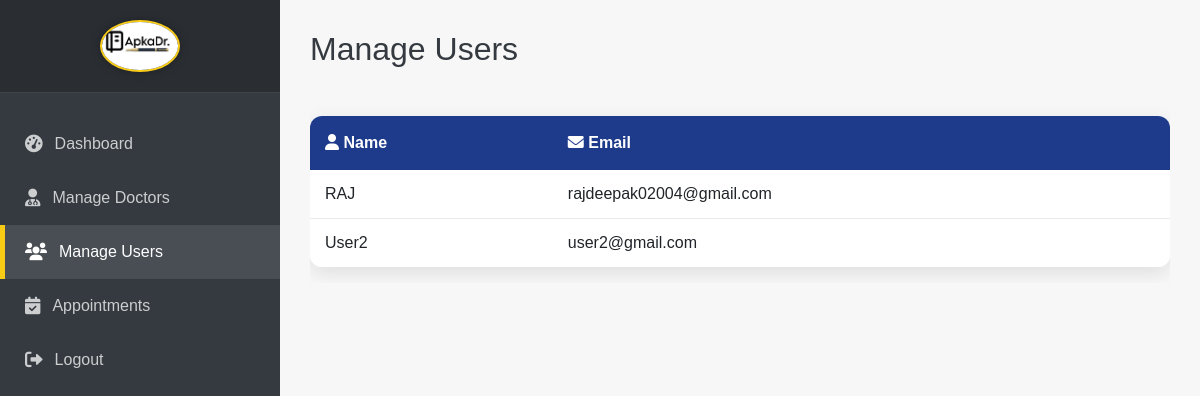
/manage_users (signed in), run on an earlier commit of the app's database.
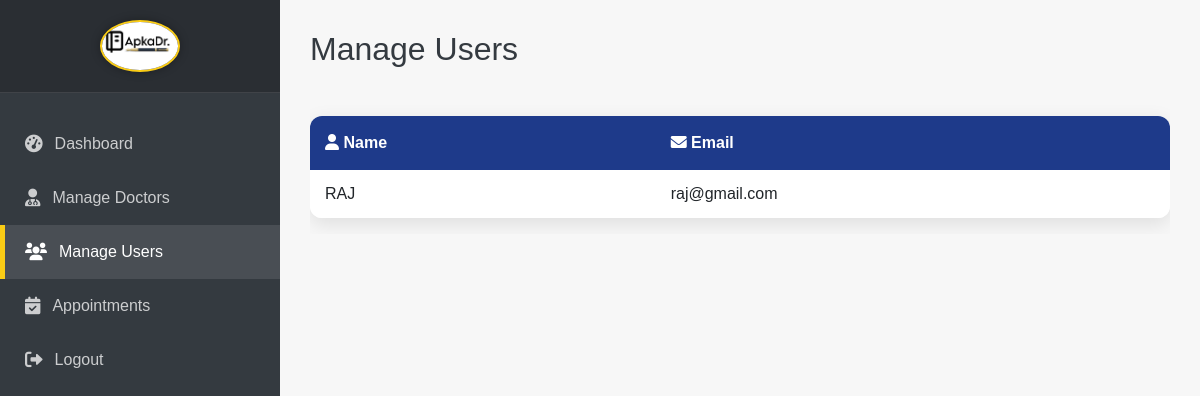
And on a later commit of the database.
### backend/models.py (models this page shows)
class User(db.Model):
    id = db.Column(db.Integer(), primary_key=True)
    fullName = db.Column(db.String(), unique=True, nullable=False)
    email = db.Column(db.String(), unique=True, nullable=False)
    age = db.Column(db.Integer(), nullable=False)
    phone = db.Column(db.String(), nullable=False)
    address = db.Column(db.String(), nullable=False)
    password = db.Column(db.String(),nullable=False)
    type = db.Column(db.String(), default="general")
    appointments = db.relationship('Appointment', backref='patient', lazy=True, primaryjoin="User.id == Appointment.user_id")

### backend/controllers.py (the view)
@app.route("/manage_users")
def manage_users():
    if session.get("user_type") != "admin":
        flash("Unauthorized access", "danger")
        return redirect(url_for("login_page"))
    users = User.query.filter(User.type != 'admin').all()
    return render_template("admin/manage_users.html", users=users)

### templates/admin/manage_users.html (shortened to what this page needs)
<!DOCTYPE html>
<html lang="en">
<head>
    <link href="https://cdn.jsdelivr.net/npm/bootstrap@5.3.0/dist/css/bootstrap.min.css" rel="stylesheet">
    <link rel="stylesheet" href="https://cdnjs.cloudflare.com/ajax/libs/font-awesome/6.0.0-beta3/css/all.min.css">
</head>
<body>
    <div class="d-flex">
        <nav class="sidebar vh-100 d-none d-lg-block">
            <div class="logo-container">
                <img src="/static/images/apkadr.logo.jpg" alt="ApkaDr. Logo" class="img-fluid rounded-circle">
            </div>
            <ul class="nav flex-column mt-4">
                <li class="nav-item">
                    <a class="nav-link" href="{{ url_for('admin_dashboard') }}"><i class="fas fa-tachometer-alt"></i> Dashboard</a>
                </li>
                <li class="nav-item">
                    <a class="nav-link" href="{{ url_for('manage_doctors') }}"><i class="fas fa-user-md"></i> Manage Doctors</a>
                </li>
                <li class="nav-item">
                    <a class="nav-link active" href="{{ url_for('manage_users') }}"><i class="fas fa-users"></i> Manage Users</a>
                </li>
                <li class="nav-item">
                    <a class="nav-link" href="{{ url_for('appointments') }}"><i class="fas fa-calendar-check"></i> Appointments</a>
                </li>
                <li class="nav-item">
                    <a class="nav-link" href="{{ url_for('logout') }}"><i class="fas fa-sign-out-alt"></i> Logout</a>
                </li>
            </ul>
        </nav>
        <main class="main-content w-100">
            <h2 class="header-admin-dashboard mb-4 d-none d-lg-block">Manage Users</h2>
            <div class="table-responsive">
                <table class="table mt-4">
                    <thead>
                        <tr>
                            <th><i class="fas fa-user"></i> Name</th>
                            <th><i class="fas fa-envelope"></i> Email</th>
                        </tr>
                    </thead>
                    <tbody>
                        {% for user in users %}
                        <tr>
                            <td>{{ user.fullName }}</td>
                            <td>{{ user.email }}</td>
                        </tr>
                        {% else %}
                        <tr>
                            <td colspan="2" class="text-center py-4 text-muted">No users found.</td>
                        </tr>
                        {% endfor %}
                    </tbody>
                </table>
            </div>
        </main>
    </div>
</body>
</html>

### templates/admin/manage_users.html (style rules this page uses)
:root { --apkadr-dark-blue: #1e3a8a; --apkadr-gold: #facc15; --apkadr-black: #343a40; --apkadr-light-gray: #f7f7f7; --apkadr-white: #ffffff; --primary-color: var(--apkadr-dark-blue); --secondary-color: #6c757d; --success-color: #1a6f3b; --danger-color: #c0392b; --warning-color: var(--apkadr-gold); --info-color: #2980b9; --dark-color: var(--apkadr-black); --light-color: var(--apkadr-light-gray); --white-color: var(--apkadr-white); }
body { font-family: 'Poppins', sans-serif; background-color: var(--light-color); color: var(--dark-color); }
.sidebar { width: 280px; background-color: var(--dark-color); color: var(--white-color); transition: all 0.3s ease; flex-shrink: 0; box-shadow: 2px 0 10px rgba(0, 0, 0, 0.1); }
.sidebar .nav-link { color: rgba(255, 255, 255, 0.75); padding: 15px 25px; transition: all 0.3s ease; display: flex; align-items: center; font-weight: 500; }
.sidebar .nav-link:hover, .sidebar .nav-link.active { background-color: rgba(255, 255, 255, 0.1); color: var(--white-color); border-left: 5px solid var(--apkadr-gold); padding-left: 20px; }
.sidebar .nav-link i { margin-right: 12px; font-size: 1.1rem; }
.sidebar .logo-container { padding: 20px; margin-bottom: 0; text-align: center; background-color: rgba(0, 0, 0, 0.2); border-bottom: 1px solid rgba(255, 255, 255, 0.1); }
.sidebar .logo-container img { max-height: 80px; width: 80px; object-fit: cover; border: 2px solid var(--apkadr-gold); box-shadow: 0 0 10px rgba(0, 0, 0, 0.3); }
.main-content { flex-grow: 1; padding: 30px; background-color: var(--light-color); }
.header-admin-dashboard { font-size: 2rem; text-align: left !important; margin-bottom: 2rem; color: var(--dark-color); }
.table { background-color: var(--white-color); border-radius: 12px; overflow: hidden; box-shadow: 0 6px 20px rgba(0, 0, 0, 0.1); }
.table thead th { background-color: var(--primary-color); color: var(--white-color); padding: 15px; border-bottom: none; font-weight: 600; vertical-align: middle; }
.table tbody td { padding: 12px 15px; vertical-align: middle; border-bottom: 1px solid #e9ecef; }
.table tbody tr:last-child td { border-bottom: none; }

What changed in the data, as far as the page shows it:
removed User: fullName "User2", email "user2@gmail.com"
changed User "RAJ": email "rajdeepak02004@gmail.com" → "raj@gmail.com"
